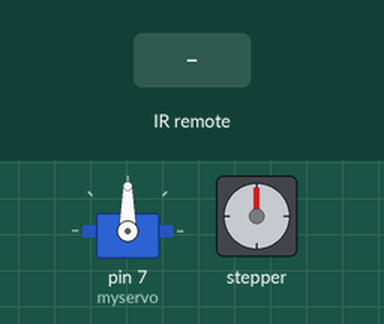
A sketch run on a simulated Arduino Uno, built with avr-gcc and run on an emulated ATmega328P. Shown: servo, stepper motor. The test bench sets the inputs (shaded band). Stepper angles assume 2048 steps per turn.

Above: at 1.2 s.
1.3 s: infrared code 0xFFA857 received
At 1.45 s:
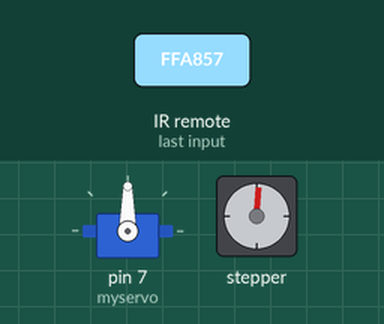
4.0 s: infrared code 0xFF629D received
At 4.15 s:
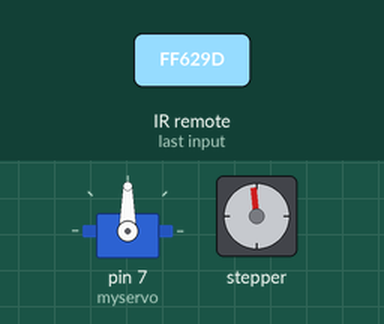
6.4 s: infrared code 0xFFC23D received
At 7.6 s:
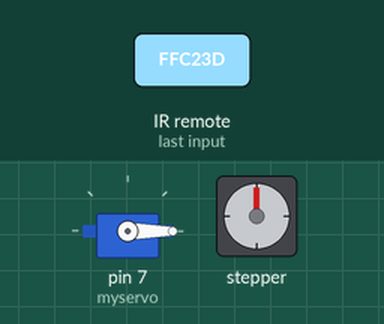
7.9 s: infrared code 0xFFA857 received
At 8.35 s:
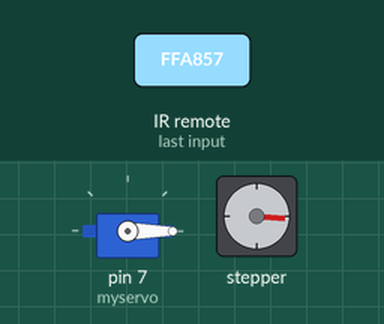
10.6 s: infrared code 0xFF629D received
At 10.75 s:
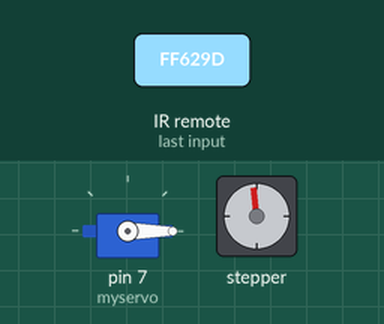
Timing chart, 0 to 13.6 s (numbered marks = the images above; inputs shaded):
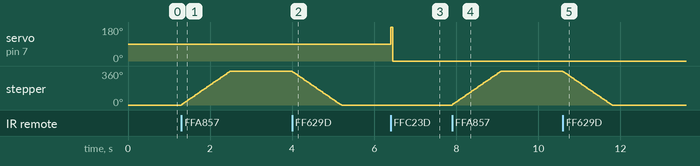

The sketch:

Project830_task1.ino
```cpp
#include "IRremote.h"
#include <Stepper.h>
#include <Servo.h>

Servo myservo;

const int stepsPerRevolution = 2048;
Stepper stepper = Stepper(stepsPerRevolution, 8, 9, 10, 11);


int receiver = 12;
IRrecv irrecv(receiver);    // create instance of 'irrecv'
decode_results results;

void setup() {
  myservo.attach(7);

  stepper.step(0);
  stepper.setSpeed(50);

  irrecv.enableIRIn();

  Serial.begin(9600);

}

void loop()

{
if (irrecv.decode(&results))                             // have we received an IR signal?

  {
    switch(results.value)

    {

      case 0xFFA857:                                     // VOL+ button pressed - move system forward with stepper
        stepper.step(2048);                                 //maybe add loop?
      delay(10);
                      break;

      case 0xFF629D:                                     // VOL- button pressed - move system backward with stepper
      stepper.step(-2048);                                //maybe add a loop here?
      delay(10);
                      break;

      case 0xFFC23D:                                     // Forward Skip button pressed
          myservo.write(180);                            //cw
          delay(50);

      case 0xFF22DD:                                     // Backward Skip button pressed
          myservo.write(0);                                  //ccw
          delay(500);
    }

      irrecv.resume(); // receive the next value
                 digitalWrite(8, LOW);
                 digitalWrite(9, LOW);
                 digitalWrite(10, LOW);
                 digitalWrite(11, LOW);
  }
}
```

Measured:
- after the input at 1.3 s, stepper: turns 360° clockwise in 1.2 s, starting at once
- after the input at 4.0 s, stepper: turns 360° counter-clockwise in 1.2 s, starting at once
- after the input at 6.4 s, servo on pin 7 (myservo): 90° → 0° at once
- after the input at 7.9 s, stepper: turns 360° clockwise in 1.2 s, starting at once
- after the input at 10.6 s, stepper: turns 360° counter-clockwise in 1.2 s, starting at once
